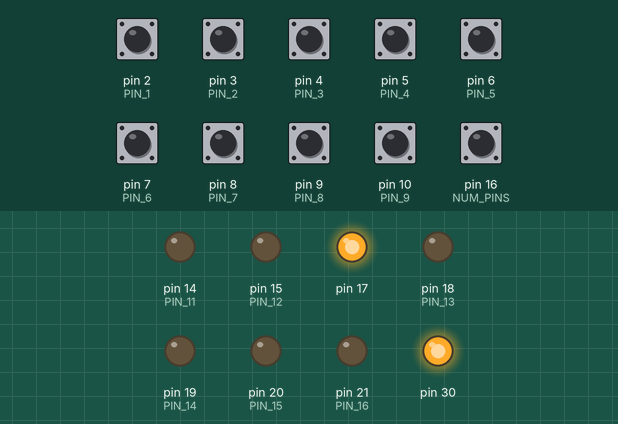
This sketch was run on a simulated SparkFun Pro Micro, built for the host (arithmetic inside an expression is 32-bit, double 64-bit). Parts: output pins drawn as LEDs (lit = HIGH). The test bench sets the inputs (shaded band); at power-on: pin 2 (PIN_1), pin 3 (PIN_2), pin 4 (PIN_3), pin 5 (PIN_4), pin 6 (PIN_5), pin 7 (PIN_6), pin 8 (PIN_7), pin 9 (PIN_8), pin 10 (PIN_9), pin 16 (NUM_PINS) HIGH.

Above: at 1.2 s.
1.3 s: pin 2 (PIN_1) pulled LOW for 0.15 s
At 1.38 s:
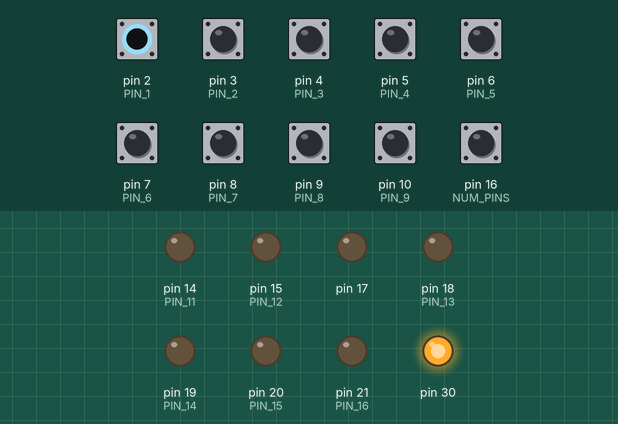
Timing chart, 0 to 4.3 s (numbered marks = the images above; inputs shaded):
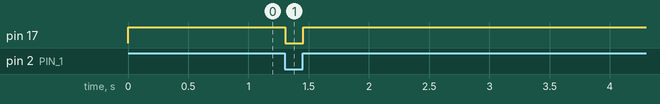

The sketch:

Arduino_Pro_Micro_MIDI_Interface.ino
```cpp
/**
 * Arduino Pro Micro MIDI Interface for Morse Code Studio
 * Version 1.1.0
 *
 * ============================================================
 * OVERVIEW
 * ============================================================
 * This sketch turns an Arduino Pro Micro (ATmega32U4) into a
 * USB MIDI device that bridges physical momentary switches
 * (morse keys, paddles, foot switches, etc.) with Morse Code
 * Studio running in a browser.
 *
 * All 16 usable GPIO pins are configurable. Each pin has four
 * settings: GPIO number, direction (input or output), MIDI
 * channel, and MIDI note. Change any combination to suit your
 * wiring and MIDI mapping.
 *
 * INPUTS  — When a contact closes (shorts to GND), the
 *           Arduino sends a MIDI Note On. When it opens, it
 *           sends Note Off.
 *
 * OUTPUTS — When the PC sends a MIDI Note On matching a pin's
 *           channel + note, the Arduino drives that pin HIGH.
 *           On Note Off the pin goes LOW again.
 *
 * LEDS    — The onboard RX LED lights while any input is
 *           pressed. The TX LED lights while any output pin is
 *           driven by an incoming MIDI message from the PC.
 *
 * ============================================================
 * REQUIRED LIBRARY
 * ============================================================
 * Install "MIDIUSB" by Gary Grewal via the Arduino Library
 * Manager (Sketch → Include Library → Manage Libraries).
 *
 * ============================================================
 * BOARD SELECTION
 * ============================================================
 * In the Arduino IDE:
 *   Tools → Board → Arduino AVR Boards → Arduino Micro
 *   (or "SparkFun Pro Micro" if you installed SparkFun's board
 *   package — select 5V/16MHz or 3.3V/8MHz to match your board)
 *
 * ============================================================
 * ARDUINO PRO MICRO PINOUT
 * ============================================================
 *
 *   PIN  GPIO  Dir  Ch  Note
 *   ───  ────  ───  ──  ────
 *    1     2   IN    0  C4  (60)
 *    2     3   IN    0  D4  (62)
 *    3     4   IN    0  E4  (64)
 *    4     5   IN    0  F#4 (66)
 *    5     6   IN    0  G#4 (68)
 *    6     7   IN    1  A#4 (70)
 *    7     8   IN    1  C5  (72)
 *    8     9   IN    1  D5  (74)
 *    9    10   IN    1  E5  (76)
 *   10    16   IN    1  F#5 (78)
 *   11    14   OUT   0  G#5 (80)
 *   12    15   OUT   0  A#5 (82)
 *   13    A0   OUT   0  C6  (84)
 *   14    A1   OUT   1  D6  (86)
 *   15    A2   OUT   1  E6  (88)
 *   16    A3   OUT   1  F#6 (90)
 *
 *   GND is available on both sides of the board.
 *
 *   Every pin's direction, MIDI channel, and note are fully
 *   configurable — edit the PIN/DIR/CH/NOTE constants below.
 *
 *   Input pins use internal pull-up resistors (no external
 *   components needed — just wire the switch between the pin
 *   and GND).
 *
 *   Output pins are LOW by default and go HIGH when the PC
 *   sends the corresponding MIDI note. Connect a 220 Ω
 *   resistor in series with an optocoupler LED to key a
 *   radio transmitter safely.
 */

#include "MIDIUSB.h"

// ============================================================
// PIN CONFIGURATION
// ============================================================
// The Pro Micro (ATmega32U4) has 16 usable GPIO pins.
// Each slot below defines one pin with four properties:
//
//   PIN_n  — GPIO pin number
//   DIR_n  — direction: 0 = input, 1 = output
//   CH_n   — MIDI channel (0–15; 0 = "Channel 1")
//   NOTE_n — MIDI note number (0–127)
//
// Change any value to reconfigure the board. Slots whose
// direction is set to input will use debounced switch
// reading; slots set to output will respond to incoming
// MIDI messages matching their channel + note.

/** Total number of configurable pin slots */
const int NUM_PINS = 16;

/** Direction constants */
const byte DIR_IN  = 0;
const byte DIR_OUT = 1;

//        Pin   Dir      Ch  Note
// ─────────────────────────────────────
const int  PIN_1  =  2;  const byte DIR_1  = DIR_IN;   const byte CH_1  = 0;  const byte NOTE_1  = 60;  // C4
const int  PIN_2  =  3;  const byte DIR_2  = DIR_IN;   const byte CH_2  = 0;  const byte NOTE_2  = 62;  // D4
const int  PIN_3  =  4;  const byte DIR_3  = DIR_IN;   const byte CH_3  = 0;  const byte NOTE_3  = 64;  // E4
const int  PIN_4  =  5;  const byte DIR_4  = DIR_IN;   const byte CH_4  = 0;  const byte NOTE_4  = 66;  // F#4
const int  PIN_5  =  6;  const byte DIR_5  = DIR_IN;   const byte CH_5  = 0;  const byte NOTE_5  = 68;  // G#4
const int  PIN_6  =  7;  const byte DIR_6  = DIR_IN;   const byte CH_6  = 1;  const byte NOTE_6  = 70;  // A#4
const int  PIN_7  =  8;  const byte DIR_7  = DIR_IN;   const byte CH_7  = 1;  const byte NOTE_7  = 72;  // C5
const int  PIN_8  =  9;  const byte DIR_8  = DIR_IN;   const byte CH_8  = 1;  const byte NOTE_8  = 74;  // D5
const int  PIN_9  = 10;  const byte DIR_9  = DIR_IN;   const byte CH_9  = 1;  const byte NOTE_9  = 76;  // E5
const int  PIN_10 = 16;  const byte DIR_10 = DIR_IN;   const byte CH_10 = 1;  const byte NOTE_10 = 78;  // F#5
const int  PIN_11 = 14;  const byte DIR_11 = DIR_OUT;  const byte CH_11 = 0;  const byte NOTE_11 = 80;  // G#5
const int  PIN_12 = 15;  const byte DIR_12 = DIR_OUT;  const byte CH_12 = 0;  const byte NOTE_12 = 82;  // A#5
const int  PIN_13 = 18;  const byte DIR_13 = DIR_OUT;  const byte CH_13 = 0;  const byte NOTE_13 = 84;  // C6
const int  PIN_14 = 19;  const byte DIR_14 = DIR_OUT;  const byte CH_14 = 1;  const byte NOTE_14 = 86;  // D6
const int  PIN_15 = 20;  const byte DIR_15 = DIR_OUT;  const byte CH_15 = 1;  const byte NOTE_15 = 88;  // E6
const int  PIN_16 = 21;  const byte DIR_16 = DIR_OUT;  const byte CH_16 = 1;  const byte NOTE_16 = 90;  // F#6

// ============================================================
// MIDI VELOCITY
// ============================================================

/** MIDI velocity for Note On messages (0–127). */
const byte MIDI_VELOCITY = 127;

// ============================================================
// DEBOUNCE
// ============================================================
// Mechanical switches bounce for a few milliseconds when they
// make or break contact. This delay filters out the noise.
// Increase it if you see ghost characters; decrease for faster
// response with high-quality switches.

/** Debounce interval in milliseconds */
const unsigned long DEBOUNCE_MS = 5;

// ============================================================
// LED INDICATORS
// ============================================================
// The Pro Micro has two onboard LEDs controlled by these macros:
//   RXLED0 = RX LED on,  RXLED1 = RX LED off  (active LOW)
//   TXLED0 = TX LED on,  TXLED1 = TX LED off  (active LOW)
//
// RX LED → lights while any input switch is pressed
// TX LED → lights while any output pin is driven HIGH

// ============================================================
// INTERNAL STATE — no need to edit below this line
// ============================================================

/** Tracks the debounced state of one input pin. */
struct InputState {
  int      pin;           // GPIO pin number
  byte     channel;       // MIDI channel
  byte     note;          // MIDI note to send
  bool     pressed;       // current debounced state (true = closed)
  bool     rawLast;       // last raw reading
  unsigned long lastEdge; // millis() of last raw state change
};

/** Maps one output channel+note combination to its GPIO pin. */
struct OutputMapping {
  int  pin;      // GPIO pin number
  byte channel;  // MIDI channel
  byte note;     // MIDI note that triggers this output
};

/** Runtime arrays — sized to NUM_PINS (worst case all one direction). */
InputState    inputs[NUM_PINS];
OutputMapping outputMaps[NUM_PINS];
int numInputs  = 0;
int numOutputs = 0;

/**
 * Find the output GPIO pin for a given MIDI channel and note.
 * Returns -1 if no output is mapped to that combination.
 */
int outputPinForMessage(byte channel, byte note) {
  for (int i = 0; i < numOutputs; i++) {
    if (outputMaps[i].channel == channel && outputMaps[i].note == note) {
      return outputMaps[i].pin;
    }
  }
  return -1;
}

/** Send a MIDI Note On message. */
void sendNoteOn(byte channel, byte note, byte velocity) {
  midiEventPacket_t event = { 0x09, (byte)(0x90 | channel), note, velocity };
  MidiUSB.sendMIDI(event);
  MidiUSB.flush();
}

/** Send a MIDI Note Off message. */
void sendNoteOff(byte channel, byte note) {
  midiEventPacket_t event = { 0x08, (byte)(0x80 | channel), note, 0 };
  MidiUSB.sendMIDI(event);
  MidiUSB.flush();
}

// ============================================================
// SETUP
// ============================================================
void setup() {
  // Collect all slot definitions into local arrays for iteration
  const int  pins[]  = { PIN_1,  PIN_2,  PIN_3,  PIN_4,  PIN_5,  PIN_6,
                          PIN_7,  PIN_8,  PIN_9,  PIN_10, PIN_11, PIN_12,
                          PIN_13, PIN_14, PIN_15, PIN_16 };
  const byte dirs[]  = { DIR_1,  DIR_2,  DIR_3,  DIR_4,  DIR_5,  DIR_6,
                          DIR_7,  DIR_8,  DIR_9,  DIR_10, DIR_11, DIR_12,
                          DIR_13, DIR_14, DIR_15, DIR_16 };
  const byte chs[]   = { CH_1,   CH_2,   CH_3,   CH_4,   CH_5,   CH_6,
                          CH_7,   CH_8,   CH_9,   CH_10,  CH_11,  CH_12,
                          CH_13,  CH_14,  CH_15,  CH_16  };
  const byte notes[] = { NOTE_1,  NOTE_2,  NOTE_3,  NOTE_4,  NOTE_5,  NOTE_6,
                          NOTE_7,  NOTE_8,  NOTE_9,  NOTE_10, NOTE_11, NOTE_12,
                          NOTE_13, NOTE_14, NOTE_15, NOTE_16 };

  numInputs  = 0;
  numOutputs = 0;

  for (int i = 0; i < NUM_PINS; i++) {
    if (dirs[i] == DIR_IN) {
      // Input: enable internal pull-up; when switch is open the
      // pin reads HIGH, when shorted to GND it reads LOW.
      pinMode(pins[i], INPUT_PULLUP);
      inputs[numInputs] = { pins[i], chs[i], notes[i], false, false, 0 };
      numInputs++;
    } else {
      // Output: start LOW (off).
      pinMode(pins[i], OUTPUT);
      digitalWrite(pins[i], LOW);
      outputMaps[numOutputs] = { pins[i], chs[i], notes[i] };
      numOutputs++;
    }
  }

  // Turn off onboard LEDs
  RXLED1;  // RX LED off
  TXLED1;  // TX LED off
}

// ============================================================
// MAIN LOOP
// ============================================================
void loop() {
  unsigned long now = millis();
  bool anyInputPressed = false;

  // --- 1. Scan input pins (debounced) ---
  for (int i = 0; i < numInputs; i++) {
    bool raw = (digitalRead(inputs[i].pin) == LOW);  // LOW = closed

    // Detect raw state change → reset debounce timer
    if (raw != inputs[i].rawLast) {
      inputs[i].rawLast  = raw;
      inputs[i].lastEdge = now;
    }

    // Accept new state only after it has been stable for DEBOUNCE_MS
    if ((now - inputs[i].lastEdge) >= DEBOUNCE_MS) {
      if (raw != inputs[i].pressed) {
        inputs[i].pressed = raw;
        if (raw) {
          sendNoteOn(inputs[i].channel, inputs[i].note, MIDI_VELOCITY);
        } else {
          sendNoteOff(inputs[i].channel, inputs[i].note);
        }
      }
    }

    if (inputs[i].pressed) anyInputPressed = true;
  }

  // --- 2. RX LED: on while any input is pressed ---
  if (anyInputPressed) {
    RXLED0;  // on
  } else {
    RXLED1;  // off
  }

  // --- 3. Process incoming MIDI messages (from PC) ---
  midiEventPacket_t rx = MidiUSB.read();
  while (rx.header != 0) {
    byte status   = rx.byte1 & 0xF0;
    byte channel  = rx.byte1 & 0x0F;
    byte note     = rx.byte2;
    byte velocity = rx.byte3;

    int pin = outputPinForMessage(channel, note);
    if (pin >= 0) {
      if (status == 0x90 && velocity > 0) {
        // Note On → drive output HIGH
        digitalWrite(pin, HIGH);
      } else if (status == 0x80 || (status == 0x90 && velocity == 0)) {
        // Note Off (or Note On with velocity 0) → drive output LOW
        digitalWrite(pin, LOW);
      }
    }

    rx = MidiUSB.read();
  }

  // --- 4. TX LED: on while any output pin is HIGH ---
  bool anyOutputActive = false;
  for (int i = 0; i < numOutputs; i++) {
    if (digitalRead(outputMaps[i].pin) == HIGH) {
      anyOutputActive = true;
      break;
    }
  }
  if (anyOutputActive) {
    TXLED0;  // on
  } else {
    TXLED1;  // off
  }
}
```

Measured:
- after the input at 1.3 s, pin 17: HIGH → LOW at once, → HIGH 0.15 s later
